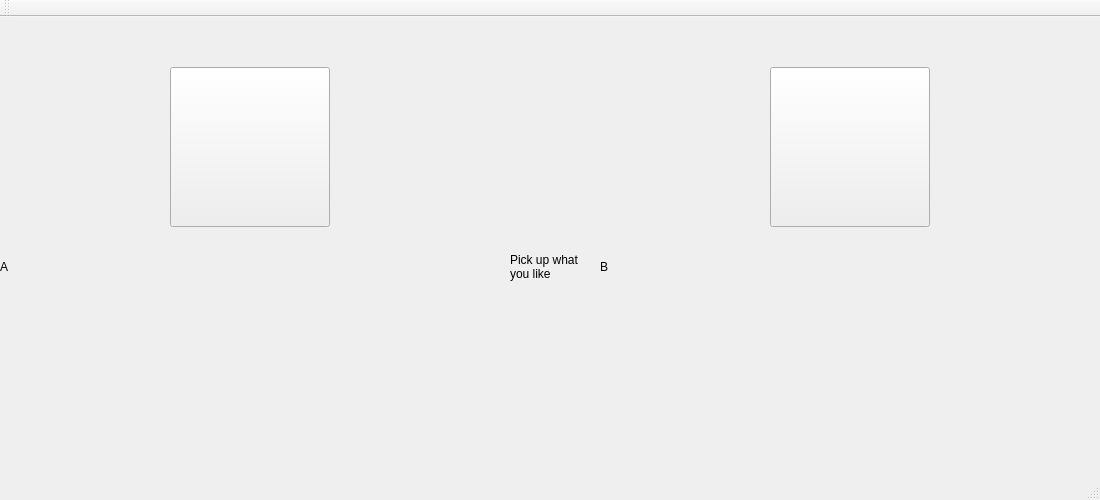
<?xml version="1.0" encoding="UTF-8"?>
<ui version="4.0">
 <class>MainWindow</class>
 <widget class="QMainWindow" name="MainWindow">
  <property name="geometry">
   <rect>
    <x>0</x>
    <y>0</y>
    <width>1100</width>
    <height>500</height>
   </rect>
  </property>
  <property name="windowTitle">
   <string>MainWindow</string>
  </property>
  <widget class="QWidget" name="centralWidget">
   <widget class="QLabel" name="label">
    <property name="geometry">
     <rect>
      <x>0</x>
      <y>0</y>
      <width>500</width>
      <height>500</height>
     </rect>
    </property>
    <property name="autoFillBackground">
     <bool>true</bool>
    </property>
    <property name="text">
     <string>A</string>
    </property>
   </widget>
   <widget class="QLabel" name="label_2">
    <property name="geometry">
     <rect>
      <x>510</x>
      <y>0</y>
      <width>80</width>
      <height>500</height>
     </rect>
    </property>
    <property name="autoFillBackground">
     <bool>true</bool>
    </property>
    <property name="text">
     <string>Pick up what you like</string>
    </property>
    <property name="textFormat">
     <enum>Qt::RichText</enum>
    </property>
    <property name="wordWrap">
     <bool>true</bool>
    </property>
   </widget>
   <widget class="QLabel" name="label_3">
    <property name="geometry">
     <rect>
      <x>600</x>
      <y>0</y>
      <width>500</width>
      <height>500</height>
     </rect>
    </property>
    <property name="autoFillBackground">
     <bool>true</bool>
    </property>
    <property name="text">
     <string>B</string>
    </property>
   </widget>
   <widget class="QPushButton" name="choseButton1">
    <property name="geometry">
     <rect>
      <x>170</x>
      <y>50</y>
      <width>160</width>
      <height>160</height>
     </rect>
    </property>
    <property name="autoFillBackground">
     <bool>true</bool>
    </property>
    <property name="text">
     <string/>
    </property>
   </widget>
   <widget class="QPushButton" name="choseButton2">
    <property name="geometry">
     <rect>
      <x>770</x>
      <y>50</y>
      <width>160</width>
      <height>160</height>
     </rect>
    </property>
    <property name="text">
     <string/>
    </property>
   </widget>
  </widget>
  <widget class="QMenuBar" name="menuBar">
   <property name="geometry">
    <rect>
     <x>0</x>
     <y>0</y>
     <width>1100</width>
     <height>20</height>
    </rect>
   </property>
  </widget>
  <widget class="QToolBar" name="mainToolBar">
   <attribute name="toolBarArea">
    <enum>TopToolBarArea</enum>
   </attribute>
   <attribute name="toolBarBreak">
    <bool>false</bool>
   </attribute>
  </widget>
  <widget class="QStatusBar" name="statusBar"/>
 </widget>
 <layoutdefault spacing="6" margin="11"/>
 <resources/>
 <connections/>
</ui>
